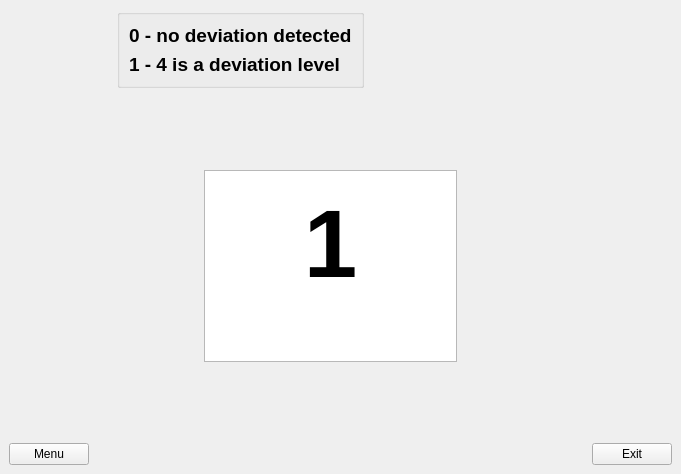
<?xml version="1.0" encoding="UTF-8"?>
<ui version="4.0">
 <class>ResultMenu</class>
 <widget class="QMainWindow" name="ResultMenu">
  <property name="geometry">
   <rect>
    <x>0</x>
    <y>0</y>
    <width>681</width>
    <height>474</height>
   </rect>
  </property>
  <property name="windowTitle">
   <string>Result</string>
  </property>
  <widget class="QWidget" name="centralwidget">
   <layout class="QVBoxLayout" name="verticalLayout_2">
    <item>
     <layout class="QHBoxLayout" name="horizontalLayout">
      <item>
       <spacer name="horizontalSpacer_2">
        <property name="orientation">
         <enum>Qt::Horizontal</enum>
        </property>
        <property name="sizeHint" stdset="0">
         <size>
          <width>40</width>
          <height>20</height>
         </size>
        </property>
       </spacer>
      </item>
      <item>
       <widget class="QGroupBox" name="groupBox">
        <property name="autoFillBackground">
         <bool>true</bool>
        </property>
        <property name="title">
         <string/>
        </property>
        <layout class="QVBoxLayout" name="verticalLayout">
         <item>
          <widget class="QLabel" name="label">
           <property name="font">
            <font>
             <pointsize>14</pointsize>
             <weight>75</weight>
             <bold>true</bold>
            </font>
           </property>
           <property name="text">
            <string>0 - no deviation detected</string>
           </property>
          </widget>
         </item>
         <item>
          <widget class="QLabel" name="label_2">
           <property name="font">
            <font>
             <pointsize>14</pointsize>
             <weight>75</weight>
             <bold>true</bold>
            </font>
           </property>
           <property name="text">
            <string>1 - 4 is a deviation level</string>
           </property>
          </widget>
         </item>
        </layout>
       </widget>
      </item>
      <item>
       <spacer name="horizontalSpacer">
        <property name="orientation">
         <enum>Qt::Horizontal</enum>
        </property>
        <property name="sizeHint" stdset="0">
         <size>
          <width>308</width>
          <height>20</height>
         </size>
        </property>
       </spacer>
      </item>
     </layout>
    </item>
    <item>
     <spacer name="verticalSpacer">
      <property name="orientation">
       <enum>Qt::Vertical</enum>
      </property>
      <property name="sizeHint" stdset="0">
       <size>
        <width>20</width>
        <height>55</height>
       </size>
      </property>
     </spacer>
    </item>
    <item>
     <layout class="QHBoxLayout" name="horizontalLayout_2">
      <item>
       <spacer name="horizontalSpacer_3">
        <property name="orientation">
         <enum>Qt::Horizontal</enum>
        </property>
        <property name="sizeHint" stdset="0">
         <size>
          <width>198</width>
          <height>20</height>
         </size>
        </property>
       </spacer>
      </item>
      <item>
       <widget class="QTextBrowser" name="textBrowser">
        <property name="html">
         <string>&lt;!DOCTYPE HTML PUBLIC &quot;-//W3C//DTD HTML 4.0//EN&quot; &quot;http://www.w3.org/TR/REC-html40/strict.dtd&quot;&gt;
&lt;html&gt;&lt;head&gt;&lt;meta name=&quot;qrichtext&quot; content=&quot;1&quot; /&gt;&lt;style type=&quot;text/css&quot;&gt;
p, li { white-space: pre-wrap; }
&lt;/style&gt;&lt;/head&gt;&lt;body style=&quot; font-family:'Noto Sans'; font-size:10pt; font-weight:400; font-style:normal;&quot;&gt;
&lt;p align=&quot;center&quot; style=&quot;-qt-paragraph-type:empty; margin-top:0px; margin-bottom:0px; margin-left:0px; margin-right:0px; -qt-block-indent:0; text-indent:0px;&quot;&gt;&lt;br /&gt;&lt;/p&gt;
&lt;p align=&quot;center&quot; style=&quot; margin-top:0px; margin-bottom:0px; margin-left:0px; margin-right:0px; -qt-block-indent:0; text-indent:0px;&quot;&gt;&lt;span style=&quot; font-size:72pt; font-weight:600;&quot;&gt;1&lt;/span&gt;&lt;/p&gt;&lt;/body&gt;&lt;/html&gt;</string>
        </property>
       </widget>
      </item>
      <item>
       <spacer name="horizontalSpacer_4">
        <property name="orientation">
         <enum>Qt::Horizontal</enum>
        </property>
        <property name="sizeHint" stdset="0">
         <size>
          <width>218</width>
          <height>20</height>
         </size>
        </property>
       </spacer>
      </item>
     </layout>
    </item>
    <item>
     <spacer name="verticalSpacer_2">
      <property name="orientation">
       <enum>Qt::Vertical</enum>
      </property>
      <property name="sizeHint" stdset="0">
       <size>
        <width>20</width>
        <height>58</height>
       </size>
      </property>
     </spacer>
    </item>
    <item>
     <layout class="QHBoxLayout" name="horizontalLayout_3">
      <item>
       <widget class="QPushButton" name="pushButton_menu">
        <property name="text">
         <string>Menu</string>
        </property>
       </widget>
      </item>
      <item>
       <spacer name="horizontalSpacer_5">
        <property name="orientation">
         <enum>Qt::Horizontal</enum>
        </property>
        <property name="sizeHint" stdset="0">
         <size>
          <width>438</width>
          <height>20</height>
         </size>
        </property>
       </spacer>
      </item>
      <item>
       <widget class="QPushButton" name="pushButton_exit">
        <property name="text">
         <string>Exit</string>
        </property>
       </widget>
      </item>
     </layout>
    </item>
   </layout>
  </widget>
 </widget>
 <tabstops>
  <tabstop>pushButton_menu</tabstop>
  <tabstop>textBrowser</tabstop>
  <tabstop>pushButton_exit</tabstop>
 </tabstops>
 <resources/>
 <connections/>
</ui>
